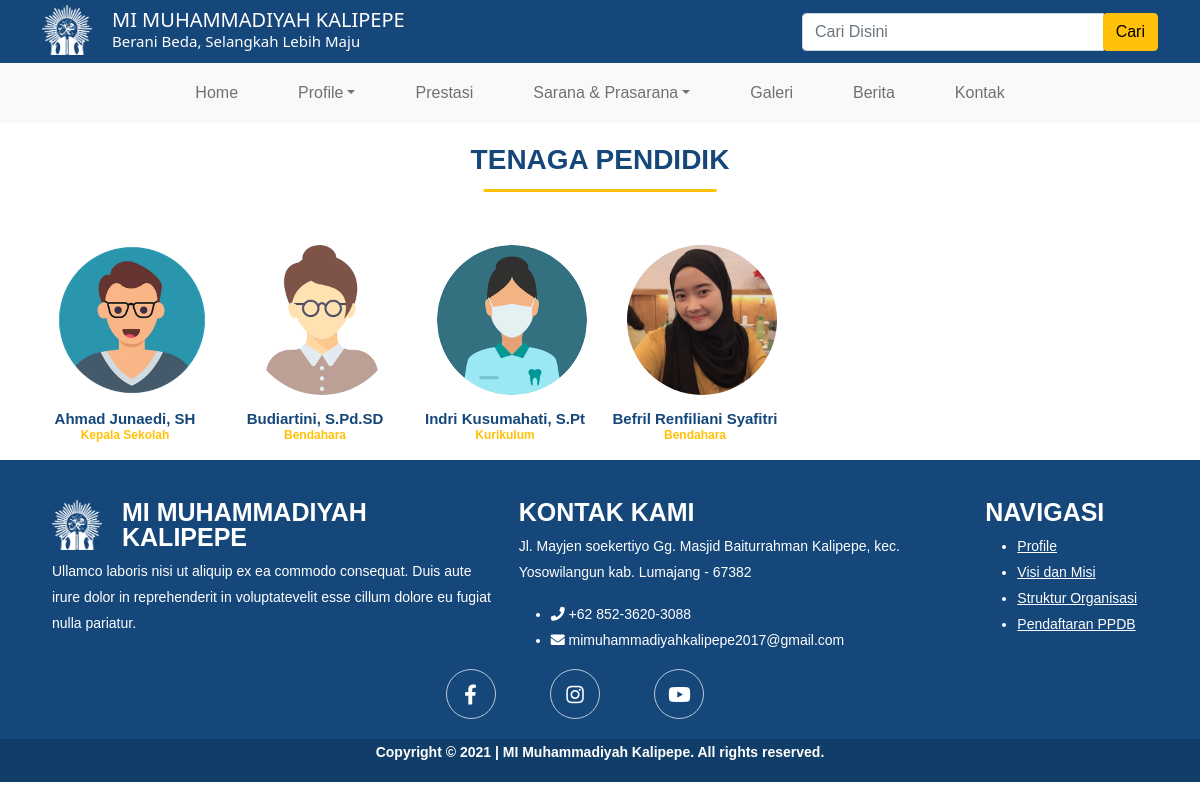
Page /index.php/home/tenagapendidik on the committed database.
### tables this page shows
CREATE TABLE `tb_guru` (
  `id_guru` int(11) NOT NULL,
  `id_jabatan` int(11) NOT NULL,
  `nip` varchar(20) NOT NULL,
  `nama_guru` varchar(50) NOT NULL,
  `tempat_lahir` varchar(15) NOT NULL,
  `tgl_lahir` date NOT NULL,
  `pendidikan` varchar(5) NOT NULL,
  `foto_guru` varchar(50) NOT NULL
);

CREATE TABLE `tb_jabatan` (
  `id_jabatan` int(11) NOT NULL,
  `posisi_jabatan` varchar(15) NOT NULL
);

### application/controllers/Home.php (called while the page is built, shortened)
<?php
class Home extends CI_Controller {
	public function __construct(){
		$this->load->model('main_model','', TRUE);
		$this->load->model('m_guru','', TRUE);
		$this->load->library('pagination');
		$this->load->helper('url');
	}
	public function tenagapendidik(){
		$data['guru'] = $this->m_guru->read_guru();
		$this->load->view('tenaga_pendidik',$data);
	}
}

### index.php (called while the page is built, shortened)
<?php
require_once BASEPATH.'core/CodeIgniter.php';

### application/models/m_guru.php (called while the page is built, shortened)
<?php
class M_guru extends CI_Model {
    public function read_guru(){
        $this->db->select('*');
        $this->db->from('tb_guru');
        $this->db->join('tb_jabatan','tb_jabatan.id_jabatan=tb_guru.id_jabatan');
        $query = $this->db->get();
        return $query->result();
    }
}

### application/views/tenaga_pendidik.php (the view)
<?php $this->load->view('landingpage/a_head.php'); ?>
<?php $this->load->view('landingpage/a_topbar.php'); ?>
<?php $this->load->view('landingpage/a_navbar.php'); ?>
<section id="tenaga">
  <div class="container">
    <div class="title-guru">
      <h2>Tenaga Pendidik</h2>
    </div>
    <div class="row">
      <?php foreach ($guru as $g) { ?>
      <div class="col-md-2">
        <div class="teacher2">
          <img src="<?php echo base_url().'assets/foto/fotoguru/'.$g->foto_guru ?>" class="teacher2-img" alt="...">
          <h1><?php echo $g->nama_guru ?></h1>
          <p><?php echo $g->posisi_jabatan ?></p>
        </div>
      </div>
      <?php } ?>
    </div>
  </div>
</section>
<?php $this->load->view('landingpage/a_footer.php'); ?>
</body>
</html>

### application/views/landingpage/a_head.php (shortened to what this page needs)
<!DOCTYPE html>
<html>
  <link rel="stylesheet" type="text/css" href="<?php echo base_url('assets/main/vendor/bootstrap/css/bootstrap.min.css') ?>">
  <link rel="stylesheet" type="text/css" href="<?php echo base_url('assets/main/style.css') ?>">
  <link href="<?php echo base_url('assets/main/vendor/animate.css/animate.min.css') ?>" rel="stylesheet">
  <link href="<?php echo base_url('assets/main/vendor/fontawesome/css/all.css') ?>" rel="stylesheet">
  <link href="<?php echo base_url('assets/main/vendor/swiper/swiper-bundle.min.css') ?>" rel="stylesheet">
  <link href="<?php echo base_url('assets/main/vendor/glightbox/css/glightbox.min.css') ?>" rel="stylesheet">
</head>
<body>

### application/views/landingpage/a_topbar.php
<div id="topbar">
    <div class="container">
      <div class="row">
        <div class="col-md-8">
          <div class="brand">
            <img src="<?php echo base_url('assets/main/logo.png') ?>" width="50" height="50">
            <div class="brand-name">
             <h1>MI MUHAMMADIYAH KALIPEPE</h1>
             <h3>Berani beda, selangkah lebih maju</h3>
            </div>
          </div>
        </div>
        <div class="col-md-4 searchbox-wraper">
          <div class="searchbox">
            <form method="get">
              <div class="input-group">
                <input class="form-control" type="" name="" placeholder="Cari Disini">
                <div class="input-group-addon">
                  <button class="btn btn-warning" id="my-addon">Cari</button>
                </div>
              </div>
            </form>
          </div>
        </div>
      </div>
    </div>
  </div>

### application/views/landingpage/a_navbar.php (shortened to what this page needs)
<nav class="navbar sticky-md-top navbar-expand-lg navbar-light bg-light">
    <div class="container-fluid">
      <div class="collapse navbar-collapse" id="navbarNavDropdown">
        <ul class="navbar-nav mx-auto text-center">
          <li class="nav-item"><a class="nav-link" aria-current="page" href="#hero">Home</a></li>
          <li class="nav-item dropdown">
            <a class="nav-link dropdown-toggle" href="#" id="navbarDropdownMenuLink" role="button" data-bs-toggle="dropdown" aria-expanded="false">Profile</a>
          </li>
          <li class="nav-item"><a class="nav-link" href="#prestasi">Prestasi</a></li>
          <li class="nav-item dropdown">
            <a class="nav-link dropdown-toggle" href="#" id="navbarDropdownMenuLink" role="button" data-bs-toggle="dropdown" aria-expanded="false">Sarana & Prasarana</a>
          </li>
          <li class="nav-item"><a class="nav-link" href="#">Galeri</a></li>
          <li class="nav-item"><a class="nav-link" href="#">Berita</a></li>
          <li class="nav-item"><a class="nav-link" href="#">Kontak</a></li>
        </ul>
      </div>
    </div>
  </nav>

### application/views/landingpage/a_footer.php (shortened to what this page needs)
<footer>
  <div class="container">
    <div class="row">
      <div class="col-md-5">
        <div class="brand">
          <img src="<?php echo base_url('assets/main/logo.png') ?>" width="50" height="50">
          <h1 class="brand-name">MI MUHAMMADIYAH <br>KALIPEPE</h1>
        </div>
        <div class="submenu">
          <p>Ullamco laboris nisi ut aliquip ex ea commodo consequat. Duis aute irure dolor in reprehenderit in voluptatevelit esse cillum dolore eu fugiat nulla pariatur. </p>
        </div>
      </div>
      <div class="col-md-5">
        <div class="menu">
          <h1>Kontak Kami</h1>
          <div class="submenu">
            <p>Jl. Mayjen soekertiyo Gg. Masjid Baiturrahman Kalipepe, kec. Yosowilangun kab. Lumajang - 67382</p>
            <ul>
              <li><i class="fas fa-phone"></i> +62 852-3620-3088</li>
              <li><i class="fas fa-envelope"></i> mimuhammadiyahkalipepe2017@gmail.com</li>
            </ul>
          </div>
        </div>
      </div>
      <div class="col-md-2">
        <div class="menu">
          <h1>Navigasi</h1>
            <div class="submenu">
              <ul>
              <li><a href="#">Profile</a></li>
              <li><a href="#">Visi dan Misi</a></li>
              <li><a href="#">Struktur Organisasi</a></li>
              <li><a href="#">Pendaftaran PPDB</a></li>
            </ul>
            </div>
        </div>
      </div>
    </div>
    <ul class="sosmed" >
      <li><a href=""> <i class="fab fa-facebook-f"></i></a></li>
      <li><a href=""> <i class="fab fa-instagram"></i></a></li>
      <li><a href=""> <i class="fab fa-youtube"></i></a></li>
    </ul>
  </div>
</footer>
  <div class="copyright" >
    <p>Copyright © 2021 | MI Muhammadiyah Kalipepe. All rights reserved.</p>
  </div>

### assets/main/style.css (style rules this page uses)
body { font-family: sans-serif; }
#topbar { background-color: #15477A; color: #fff; transition: all 0.5s; padding: 5px 0; }
.brand { display: flex; }
.brand img { margin-right: 20px; }
.brand .brand-name h1 { margin-top:3px; padding-top:0px; font-size: 20px; font-family: Raleway, 'Segoe UI', Tahoma, Geneva, Verdana, sans-serif; }
.brand .brand-name h3 { text-transform: capitalize; margin-top:-10px; padding-top:2px; font-size: 15px; font-family: Raleway, 'Segoe UI', Tahoma, Geneva, Verdana, sans-serif; }
.searchbox { width: 100%; }
.searchbox-wraper { display: flex; align-items: center; }
.navbar-light .navbar-nav .nav-link { padding: 10px 30px; display: inline-block; }
.title-guru { margin-bottom: 60px; text-align: center; }
.title-guru h2 { position: relative; display: inline-block; margin-top: 20px; font-size: 28px; text-transform: uppercase; color: #15477A; font-weight: 600; }
.title-guru h2:after { position: absolute; content: ""; width: 90%; height: 3px; background-color: #ffc107; bottom: -15px; left: 50%; transform: translateX(-50%); }
.teacher2 h1 { position: relative; margin-top: 15px; font-family: sans-serif; font-size: 15px; text-align: center; color: #15477A; font-weight: 600; }
.teacher2 p { position: relative; margin-top: -10px; font-family: sans-serif; font-size: 12px; text-align: center; color: #ffc107; font-weight: 600; }
.teacher2-img { width: 150px; height: 150px; object-fit: cover; border-radius: 50%; margin: 0 0 0 15px; position: relative; z-index: 2; }
footer { padding: 40px 40px 20px 40px; background-color: #15477A; color: #fff; }
footer .brand { display: flex; }
footer .brand img { width: 50px; height: 50px; margin-right: 20px; }
footer .brand h1 { font-size: 25px; font-weight: 600; line-height: 25px; text-transform: uppercase; }
footer .submenu { font-size: 14px; line-height: 26px; }
footer .submenu li a { list-style: none; color: #fff; }
footer .menu { list-style: none; }
footer .menu h1 { font-size: 25px; font-weight: 600; line-height: 25px; text-transform: uppercase; }
.sosmed { list-style: none; margin: 0; padding: 0; text-align: center; }
.sosmed li { display: inline-block; margin-right: 50px; }
.sosmed li a { color: #fff; border: 1px solid rgba(255, 255, 255, 0.7); display: inline-block; height: 50px; width: 50px; text-align: center; border-radius: 50%; font-size: 20px; line-height: 50px; }
.copyright { padding: 3px 0; background-color: #113d69; color: #fff; text-align: center; font-size: 14px; font-weight: 600; }
.copyright p { padding-bottom: -3px; }

### rows in the picture
tb_guru: foto_guru (picture), nama_guru "Ahmad Junaedi, SH", id_jabatan.posisi_jabatan "Kepala Sekolah"
tb_guru: foto_guru (picture), nama_guru "Budiartini, S.Pd.SD", id_jabatan.posisi_jabatan "Bendahara"
tb_guru: foto_guru (picture), nama_guru "Indri Kusumahati, S.Pt", id_jabatan.posisi_jabatan "Kurikulum"
tb_guru: foto_guru (picture), nama_guru "Befril Renfiliani Syafitri", id_jabatan.posisi_jabatan "Bendahara"
